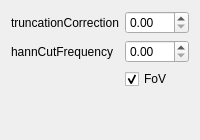
           <widget class="QWidget" name="pageFDK">
            <layout class="QGridLayout" name="gridLayout_4">
             <item row="2" column="1">
              <widget class="QCheckBox" name="cbFDKFoV">
               <property name="text">
                <string>FoV</string>
               </property>
               <property name="checked">
                <bool>true</bool>
               </property>
              </widget>
             </item>
             <item row="0" column="0">
              <widget class="QLabel" name="label_3">
               <property name="text">
                <string>truncationCorrection</string>
               </property>
              </widget>
             </item>
             <item row="0" column="1">
              <widget class="QDoubleSpinBox" name="dSpinFDKtrucCorrect"/>
             </item>
             <item row="1" column="1">
              <widget class="QDoubleSpinBox" name="dSpinFDKhannCut"/>
             </item>
             <item row="1" column="0">
              <widget class="QLabel" name="label_4">
               <property name="text">
                <string>hannCutFrequency</string>
               </property>
              </widget>
             </item>
             <item row="3" column="1">
              <spacer name="verticalSpacer">
               <property name="orientation">
                <enum>Qt::Orientation::Vertical</enum>
               </property>
               <property name="sizeHint" stdset="0">
                <size>
                 <width>20</width>
                 <height>40</height>
                </size>
               </property>
              </spacer>
             </item>
            </layout>
           </widget>
